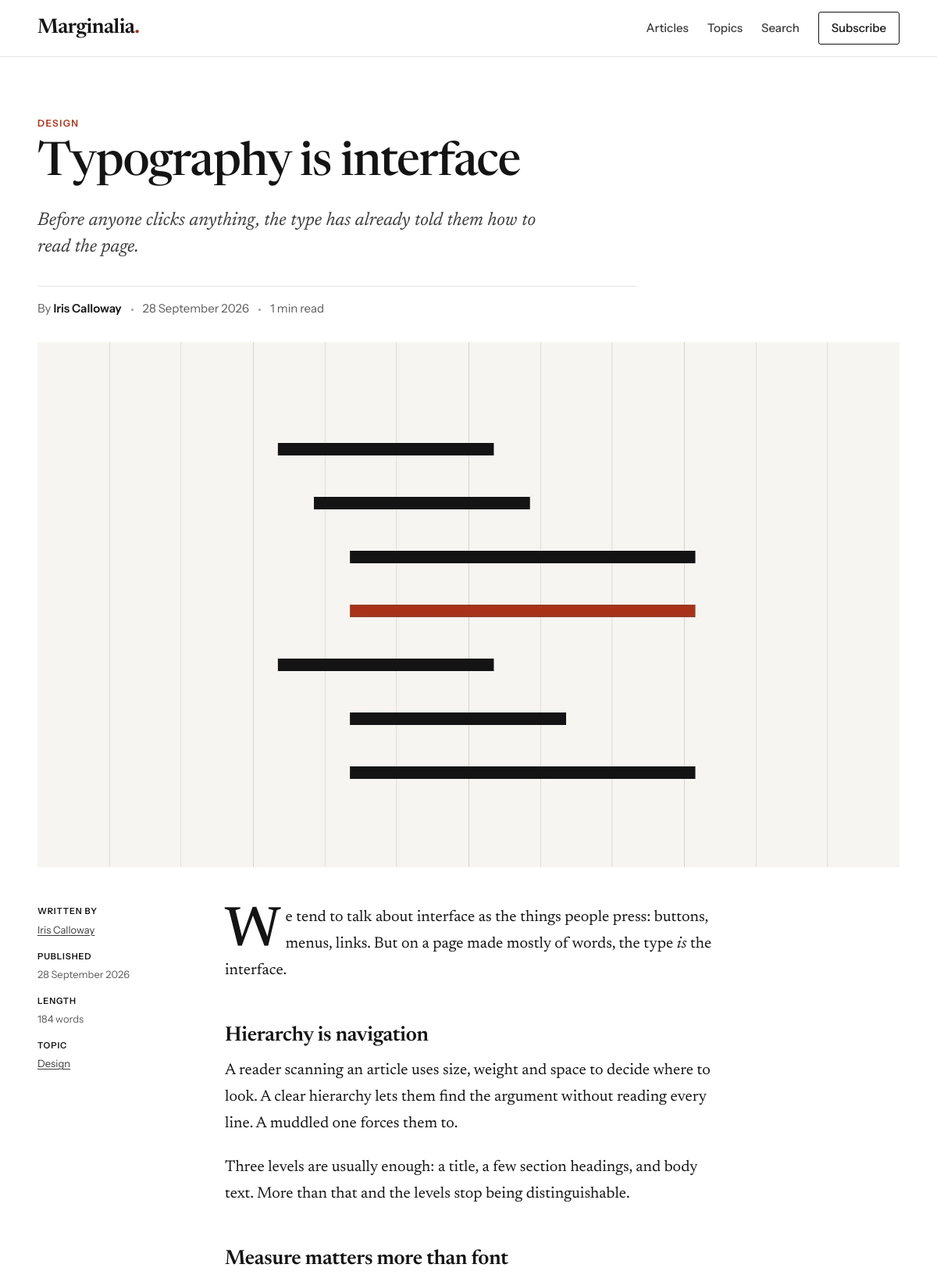
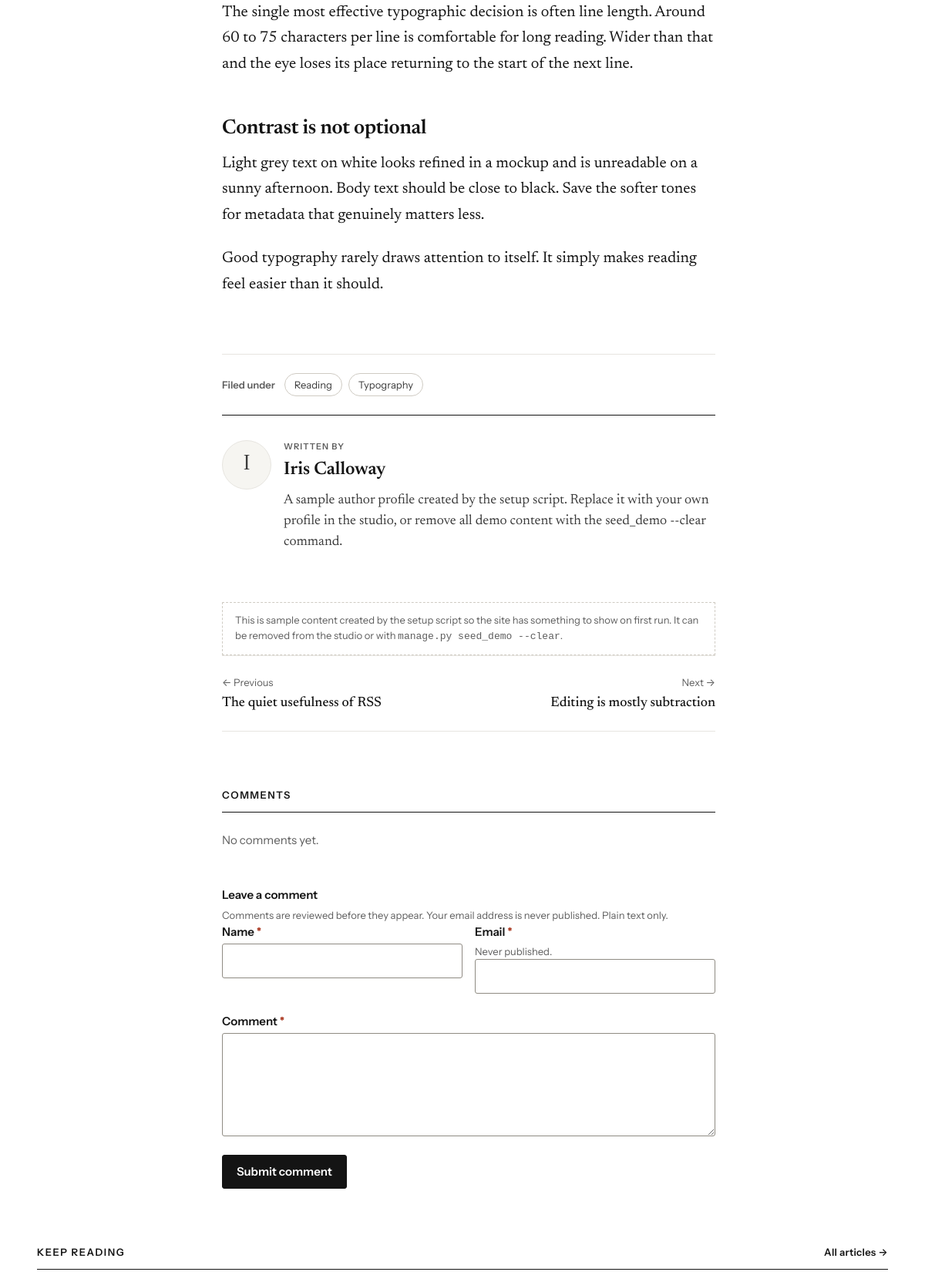
/posts/typography-is-interface/ (upper part), run on the app's committed database (2 pictures, top to bottom).
### apps/blog/models.py (models this page shows, shortened)
class Post(models.Model):
    class Status(models.TextChoices):
        DRAFT = "draft", "Draft"
        PUBLISHED = "published", "Published"
    title = models.CharField(max_length=200)
    slug = models.SlugField(max_length=200, unique=True, validators=[slug_validator])
    excerpt = models.TextField(
        blank=True, max_length=400, help_text="A one- or two-sentence summary shown in listings."
    )
    body = models.TextField(blank=True, help_text="Written in Markdown.")
    body_html = models.TextField(blank=True, editable=False)
    body_text = models.TextField(blank=True, editable=False)
    word_count = models.PositiveIntegerField(default=0, editable=False)
    reading_time = models.PositiveSmallIntegerField(default=1, editable=False)
    cover_image = models.ForeignKey(
        "images.Image", null=True, blank=True, on_delete=models.SET_NULL, related_name="+"
    )
    author = models.ForeignKey(Author, on_delete=models.PROTECT, related_name="posts")
    category = models.ForeignKey(
        Category, null=True, blank=True, on_delete=models.SET_NULL, related_name="posts"
    )
    tags = models.ManyToManyField(Tag, blank=True, related_name="posts")
    status = models.CharField(
        max_length=10, choices=Status.choices, default=Status.DRAFT, db_index=True
    )
    published_at = models.DateTimeField(null=True, blank=True, db_index=True)
    featured = models.BooleanField(default=False, help_text="Feature on the home page.")
    allow_comments = models.BooleanField(default=True)
    seo_title = models.CharField("SEO title", max_length=70, blank=True)
    seo_description = models.CharField("SEO description", max_length=200, blank=True)
    is_demo = models.BooleanField(default=False)
    created_at = models.DateTimeField(auto_now_add=True)
    updated_at = models.DateTimeField(auto_now=True)
    created_by = models.ForeignKey(
        settings.AUTH_USER_MODEL, null=True, blank=True, on_delete=models.SET_NULL, related_name="+"
    )
    updated_by = models.ForeignKey(
        settings.AUTH_USER_MODEL, null=True, blank=True, on_delete=models.SET_NULL, related_name="+"
    )
    objects = PostQuerySet.as_manager()
    class Meta:
        ordering = ["-published_at", "-created_at"]
        indexes = [models.Index(fields=["status", "published_at"])]
        permissions = [("manage_publication", "Can manage the publication in the studio")]
    def get_absolute_url(self):
        return reverse("blog:post_detail", args=[self.slug])
    @property
    def state(self):
        if self.status == self.Status.DRAFT or not self.published_at:
            return "draft"
        if self.published_at > timezone.now():
            return "scheduled"
        return "published"
    @property
    def is_live(self):
        return self.state == "published"
    @property
    def summary(self):
        return self.excerpt or Truncator(self.body_text).words(40)
    @property
    def meta_title(self):
        return self.seo_title or self.title
    @property
    def meta_description(self):
        return self.seo_description or Truncator(self.summary).chars(200)
    @property
    def comments_open(self):
        return settings.COMMENTS_ENABLED and self.allow_comments and self.is_live

class Category(models.Model):
    name = models.CharField(max_length=80, unique=True)
    slug = models.SlugField(max_length=100, unique=True, validators=[slug_validator])
    description = models.TextField(blank=True, max_length=500)
    position = models.PositiveSmallIntegerField(
        default=0, help_text="Lower numbers are listed first."
    )
    is_demo = models.BooleanField(default=False)
    class Meta:
        ordering = ["position", "name"]
        verbose_name_plural = "categories"
    def get_absolute_url(self):
        return reverse("blog:category_detail", args=[self.slug])

class Author(models.Model):
    user = models.OneToOneField(
        settings.AUTH_USER_MODEL,
        null=True,
        blank=True,
        on_delete=models.SET_NULL,
        related_name="author_profile",
        help_text="Optional sign-in account linked to this author.",
    )
    name = models.CharField(max_length=120)
    slug = models.SlugField(max_length=140, unique=True, validators=[slug_validator])
    bio = models.TextField(blank=True, max_length=1500)
    avatar = models.ForeignKey(
        "images.Image", null=True, blank=True, on_delete=models.SET_NULL, related_name="+"
    )
    website = models.URLField(blank=True)
    is_demo = models.BooleanField(default=False)
    created_at = models.DateTimeField(auto_now_add=True)
    updated_at = models.DateTimeField(auto_now=True)
    class Meta:
        ordering = ["name"]
    def get_absolute_url(self):
        return reverse("blog:author_detail", args=[self.slug])

class Tag(models.Model):
    name = models.CharField(max_length=60, unique=True)
    slug = models.SlugField(max_length=80, unique=True, validators=[slug_validator])
    is_demo = models.BooleanField(default=False)
    class Meta:
        ordering = ["name"]
    def get_absolute_url(self):
        return reverse("blog:tag_detail", args=[self.slug])

### apps/images/models.py (models this page shows, shortened)
class Image(models.Model):
    file = models.ImageField(upload_to=image_upload_to, width_field="width", height_field="height")
    alt_text = models.CharField(
        "alt text",
        max_length=250,
        help_text="Describe the image for people who can't see it.",
    )
    width = models.PositiveIntegerField(default=0, editable=False)
    height = models.PositiveIntegerField(default=0, editable=False)
    file_size = models.PositiveIntegerField(default=0, editable=False)
    original_filename = models.CharField(max_length=255, blank=True)
    uploaded_by = models.ForeignKey(
        settings.AUTH_USER_MODEL, null=True, blank=True, on_delete=models.SET_NULL, related_name="+"
    )
    is_demo = models.BooleanField(default=False)
    created_at = models.DateTimeField(auto_now_add=True)
    class Meta:
        ordering = ["-created_at"]
    @property
    def url(self):
        return self.file.url if self.file else ""

### apps/blog/views.py (the view)
# urls.py: path("posts/<slug:slug>/", views.post_detail, name="post_detail"),
@require_GET
def post_detail(request, slug):
    post = Post.objects.live().with_relations().filter(slug=slug).first()
    if post is None:
        redirect_entry = SlugRedirect.objects.select_related("post").filter(old_slug=slug).first()
        if redirect_entry and redirect_entry.post.is_live:
            return redirect(redirect_entry.post, permanent=True)
        raise Http404("No published post at this address.")
    return render(request, "blog/post_detail.html", article_context(post))

### apps/comments/forms.py (shortened to what this page needs)
class CommentForm(forms.ModelForm):
    website = forms.CharField(
        required=False,
        label="Leave this field empty",
        widget=forms.TextInput(attrs={"autocomplete": "off", "tabindex": "-1"}),
    )
    issued = forms.CharField(widget=forms.HiddenInput)
    class Meta:
        model = Comment
        fields = ["author_name", "author_email", "body"]
        labels = {"author_name": "Name", "author_email": "Email", "body": "Comment"}
        widgets = {
            "author_name": forms.TextInput(attrs={"autocomplete": "name"}),
            "author_email": forms.EmailInput(attrs={"autocomplete": "email"}),
            "body": forms.Textarea(attrs={"rows": 5}),
        }
    def __init__(self, *args, post=None, **kwargs):
        self.post = post
        super().__init__(*args, **kwargs)
    @classmethod
    def for_post(cls, post):
        return cls(post=post, initial={"issued": issue_token(post.pk)})

### apps/blog/models.py (called while the page is built)
    def live(self, now=None):
        return self.filter(
            status=Post.Status.PUBLISHED,
            published_at__isnull=False,
            published_at__lte=now or timezone.now(),
        )

    def with_relations(self):
        return self.select_related("author", "category", "cover_image").prefetch_related("tags")

### apps/blog/services.py (called while the page is built)
def related_posts(post, limit=3):
    live = Post.objects.live().exclude(pk=post.pk)
    tag_ids = list(post.tags.values_list("pk", flat=True))
    condition = Q(shared_tags__gt=0)
    if post.category_id:
        condition |= Q(category_id=post.category_id)
    candidates = live.annotate(
        shared_tags=Count("tags", filter=Q(tags__in=tag_ids), distinct=True)
    ).filter(condition)
    related = list(candidates.order_by("-shared_tags", "-published_at").with_relations()[:limit])
    if len(related) < limit:
        exclude = [p.pk for p in related]
        related += list(live.exclude(pk__in=exclude).with_relations()[: limit - len(related)])
    return related

def adjacent_posts(post):
    live = Post.objects.live().select_related("author")
    older = live.filter(published_at__lt=post.published_at).order_by("-published_at").first()
    newer = live.filter(published_at__gt=post.published_at).order_by("published_at").first()
    return older, newer

### apps/comments/forms.py (called while the page is built)
def issue_token(post_pk, now=None):
    return signing.dumps({"post": post_pk, "t": int(now or time.time())}, salt=_SALT)

### apps/comments/models.py (called while the page is built)
    def approved(self):
        return self.filter(status=Comment.Status.APPROVED).order_by("created_at")

### templates/blog/post_detail.html (shortened to what this page needs)
{% extends "base.html" %}
{% load ui %}
{% block content %}
<article class="article" aria-labelledby="article-title">
  <header class="wrap article-head">
    <div class="article-head__inner">
      {% if post.category %}<a class="kicker" href="{{ post.category.get_absolute_url }}">{{ post.category.name }}</a>{% endif %}
      <h1 class="article-title" id="article-title">{{ post.title }}</h1>
      {% if post.excerpt %}<p class="article-dek">{{ post.excerpt }}</p>{% endif %}
      <div class="byline">
        <div class="meta">
          <span>By <a class="byline__author" href="{{ post.author.get_absolute_url }}">{{ post.author.name }}</a></span>
          {% if post.published_at %}
            <time datetime="{{ post.published_at|date:'c' }}">{{ post.published_at|date:"j F Y" }}</time>
          {% else %}
            <span>Not yet published</span>
          {% endif %}
          <span>{{ post.reading_time }} min read</span>
        </div>
      </div>
    </div>
  </header>
  {% if post.cover_image %}
    <figure class="wrap article-cover">
      <img src="{{ post.cover_image.url }}" alt="{{ post.cover_image.alt_text }}" width="{{ post.cover_image.width }}" height="{{ post.cover_image.height }}" decoding="async" fetchpriority="high">
    </figure>
  {% endif %}
  <div class="wrap article-layout">
    <aside class="article-aside" aria-label="Article details">
      <dl>
        <div><dt>Written by</dt><dd><a href="{{ post.author.get_absolute_url }}">{{ post.author.name }}</a></dd></div>
        {% if post.published_at %}<div><dt>Published</dt><dd>{{ post.published_at|date:"j F Y" }}</dd></div>{% endif %}
        <div><dt>Length</dt><dd>{{ post.word_count }} words</dd></div>
        {% if post.category %}<div><dt>Topic</dt><dd><a href="{{ post.category.get_absolute_url }}">{{ post.category.name }}</a></dd></div>{% endif %}
      </dl>
    </aside>
    <div class="prose">
      {% if post.body_html %}{{ post.body_html|safe }}{% else %}<p><em>This post has no body text yet.</em></p>{% endif %}
    </div>
    <footer class="article-foot">
      {% if post_tags %}
        <div class="article-tags">
          <h2>Filed under</h2>
          <ul class="tag-cloud" role="list">
            {% for tag in post_tags %}<li><a href="{{ tag.get_absolute_url }}">{{ tag.name }}</a></li>{% endfor %}
          </ul>
        </div>
      {% endif %}
      <section class="author-card" aria-label="About the author">
        {% if post.author.avatar %}
          <img class="author-card__avatar" src="{{ post.author.avatar.url }}" alt="" width="64" height="64" loading="lazy">
        {% else %}
          <span class="author-initial" aria-hidden="true">{{ post.author.name|initial }}</span>
        {% endif %}
        <div>
          <p class="author-card__label">Written by</p>
          <p class="author-card__name"><a href="{{ post.author.get_absolute_url }}">{{ post.author.name }}</a></p>
          {% if post.author.bio %}<p class="author-card__bio">{{ post.author.bio|truncatewords:60 }}</p>{% endif %}
        </div>
      </section>
      {% if post.is_demo %}
        <p class="demo-note">This is sample content created by the setup script so the site has something to show on first run. It can be removed from the studio or with <code>manage.py seed_demo --clear</code>.</p>
      {% endif %}
      {% if not preview and older or not preview and newer %}
        <nav class="pager-adjacent" aria-label="More articles">
          {% if older %}
            <a href="{{ older.get_absolute_url }}" rel="prev"><span class="pager-adjacent__label">← Previous</span><span class="pager-adjacent__title">{{ older.title }}</span></a>
          {% endif %}
          {% if newer %}
            <a class="pager-adjacent__next" href="{{ newer.get_absolute_url }}" rel="next"><span class="pager-adjacent__label">Next →</span><span class="pager-adjacent__title">{{ newer.title }}</span></a>
          {% endif %}
        </nav>
      {% endif %}
      {% if not preview %}{% include "comments/_section.html" %}{% endif %}
    </footer>
  </div>
</article>
{% if related and not preview %}
  <section class="wrap related" aria-labelledby="related-heading">
    <div class="section-head"><h2 id="related-heading">Keep reading</h2><a class="link-arrow" href="{% url 'blog:post_list' %}">All articles</a></div>
  </section>
{% endif %}
{% endblock %}

### data on the page
Post: category.name "DESIGN", title "Typography is interface", excerpt "Before anyone clicks anything, the type has already told them how to read the page.", author.name "Iris Calloway", published_at "28 September 2026", reading_time "1", cover_image (picture), word_count "184", category.name "Design", body_html "We tend to talk about interface as the things people press: buttons, menus, links. But on a page made mostly of words, the type is the interface. Hierarchy is navigation A reader scanning an article uses size, weight and space to decide where to look. A clear hierarchy lets them find the argument without reading every line. A muddled one forces them to. Three levels are usually enough: a title, a few section headings, and body text. More than that and the levels stop being distinguishable. Measure matters more than font The single most effective typographic decision is often line length. Around 60 to 75 characters per line is comfortable for long reading. Wider than that and the eye loses…", author.name|initial "I", author.bio "A sample author profile created by the setup script. Replace it with your own profile in the studio, or remove all demo content with the seed_demo --clear command."
Tag: name "Reading"
Tag: name "Typography"
Post: title "The quiet usefulness of RSS"
Post: title "Editing is mostly subtraction"

### other printed values
{{ publication.name }} "Marginalia"
{{ label|default:field.label }} "Name Email Comment"
{{ field.help_text }} "Never published."
